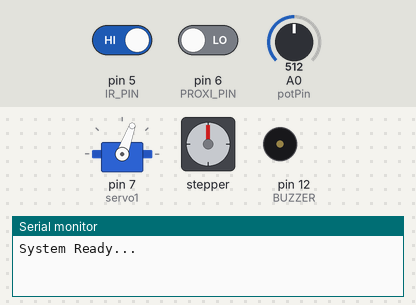
Simulated run of this sketch. Board: Arduino Uno, built with avr-gcc and run on an emulated ATmega328P. On the bench: servo, stepper motor, buzzer (waves = sounding), the last lines printed to the serial monitor. The test bench sets the inputs (shaded band); at power-on: pin 5 (IR_PIN) HIGH, pin 6 (PROXI_PIN) LOW, A0 (potPin) = 512. Stepper angles assume 4096 steps per turn.

Above: at 3.2 s.
3.3 s: pin 5 (IR_PIN) driven LOW
At 6.1 s:
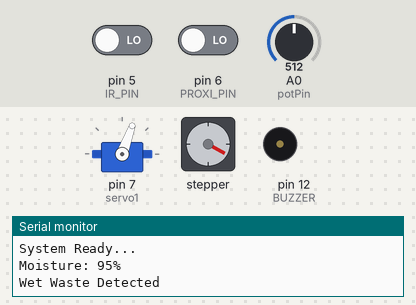
6.3 s: pin 5 (IR_PIN) driven HIGH and pin 6 (PROXI_PIN) driven HIGH
9.3 s: pin 6 (PROXI_PIN) driven LOW
At 10.0 s:
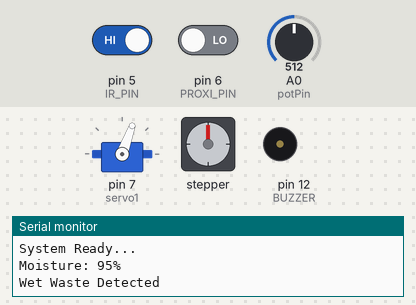
10.9 s: pin 6 (PROXI_PIN) driven HIGH
At 14.4 s:
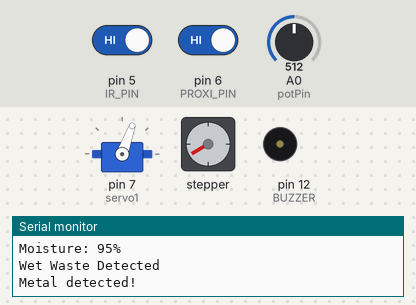
Timing chart, 0 to 20.8 s (numbered marks = the images above; inputs shaded):
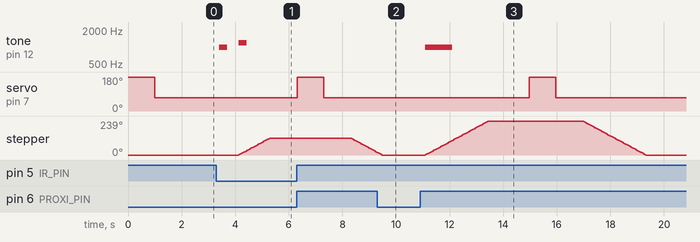

The sketch:

SmartDistbin__1_.ino
```cpp
#include <CheapStepper.h>
#include <Servo.h>

Servo servo1;

// Pin Definitions
#define IR_PIN 5
#define PROXI_PIN 6
#define BUZZER 12
int potPin = A0; // Analog input for soil/moisture sensor

// Variables
int fsoil = 0;

// Stepper setup (IN1, IN2, IN3, IN4)
CheapStepper stepper(8, 9, 10, 11);

void setup() {
  Serial.begin(9600);

  pinMode(PROXI_PIN, INPUT);   // PNP sensor, no pull-up used
  pinMode(IR_PIN, INPUT);
  pinMode(BUZZER, OUTPUT);

  servo1.attach(7);
  stepper.setRpm(17);

  // Initialize servo position
  servo1.write(180);
  delay(1000);
  servo1.write(70);
  delay(1000);

  Serial.println("System Ready...");
}

void loop() {
  fsoil = 0;
  int proxiState = digitalRead(PROXI_PIN);
  int irState = digitalRead(IR_PIN);

  // --- Metal Detection via Proximity Sensor ---
  if (proxiState == HIGH) {  // PNP NO → LOW when metal detected
    Serial.println("Metal detected!");
    tone(BUZZER, 1000, 1000);

    stepper.moveDegreesCW(240);
    delay(1500);
    stepper.stop();

    servo1.write(180);   // Open lid
    delay(1000);
    servo1.write(70);    // Close lid
    delay(1000);

    stepper.moveDegreesCCW(240);
    delay(1500);
    stepper.stop();
  }

  // --- Waste Detection via IR Sensor ---
  else if (irState == LOW) {  // Object detected
    tone(BUZZER, 1000, 300);
    delay(500);

    // Read soil/moisture 3 times for accuracy
    int totalSoil = 0;
    for (int i = 0; i < 3; i++) {
      int soil = analogRead(potPin);
      soil = constrain(soil, 485, 1023);
      totalSoil += map(soil, 485, 1023, 100, 0);
      delay(75);
    }

    fsoil = totalSoil / 3;
    Serial.print("Moisture: ");
    Serial.print(fsoil);
    Serial.println("%");

    // --- Wet Waste ---
    if (fsoil > 20) {
      Serial.println("Wet Waste Detected");
      tone(BUZZER, 1200, 300);

      stepper.moveDegreesCW(120);
      delay(1000);
      stepper.stop();

      servo1.write(180);
      delay(1000);
      servo1.write(70);
      delay(1000);

      stepper.moveDegreesCCW(120);
      delay(1000);
      stepper.stop();
    }

    // --- Dry Waste ---
    else {
      Serial.println("Dry Waste Detected");
      tone(BUZZER, 800, 300);
      servo1.write(180);
      delay(1000);
      servo1.write(70);
      delay(1000);
    }
  }

  else {
    // No detection → keep system idle
    stepper.stop();
  }

  delay(200); // Small delay for stability
}
```

Measured:
- after the input at 3.3 s, tone on pin 12 (BUZZER): silent → 1000 Hz after 0.10 s, → silent 0.30 s later, → 1200 Hz 0.43 s later, → silent 0.30 s later; stepper: turns 119° clockwise in 1.2 s, starting after 0.83 s
- after the input at 9.3 s, tone on pin 12 (BUZZER): stays silent (without the input it goes to 1000 Hz after 1.4 s)
- after the input at 10.9 s, tone on pin 12 (BUZZER): silent → 1000 Hz after 0.20 s, → silent 1.0 s later; servo on pin 7 (servo1): 70° → 180° after 4.1 s, → 70° 1.0 s later; stepper: turns 239° clockwise in 2.4 s, then 239° counter-clockwise in 2.4 s
